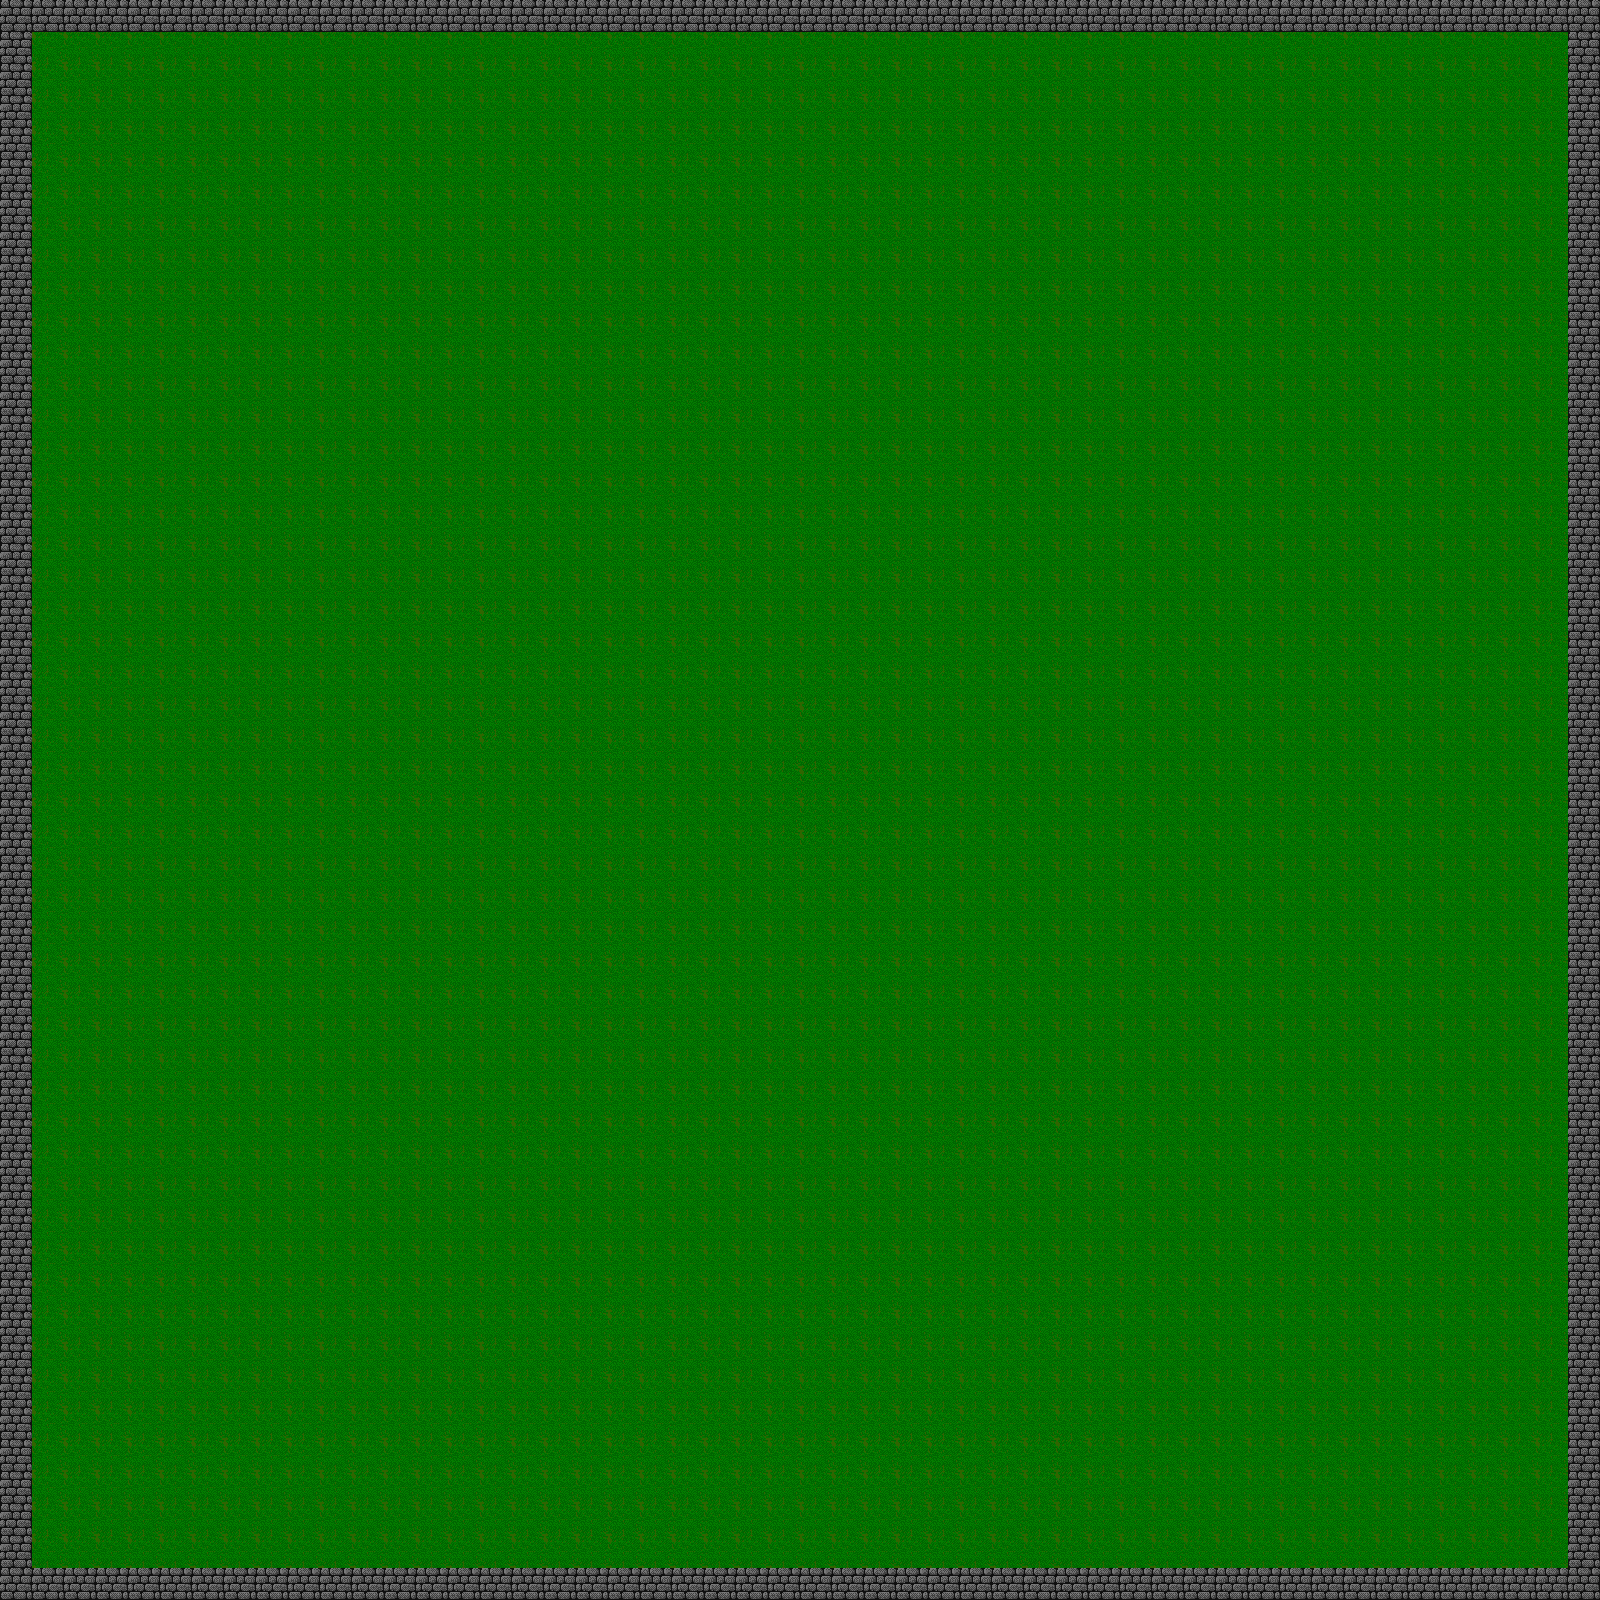

This is a level from a 2D game, rendered from its Tiled map with the project's own tilesets. A one-line summary and the map file follow, with tile-layer data summarised:
An orthogonal 50x50 tile map with 32x32 px tiles, 1 tile layer (Слой тайлов 1) and 7 objects (4x solid, Player1, Player2, normal).

<map version="1.0" orientation="orthogonal" renderorder="right-down" width="50" height="50" tilewidth="32" tileheight="32" nextobjectid="12">
 <tileset firstgid="1" name="tile" tilewidth="32" tileheight="32" tilecount="14">
  <image source="tile.png" width="232" height="92" />
 </tileset>
 <layer name="Слой тайлов 1" width="50" height="50">
  <data>[2500 cells, 2500 non-empty, 2 distinct tile ids]</data>
 </layer>
 <objectgroup name="collision">
  <object id="1" name="solid" x="4" y="0" width="1600" height="26" />
  <object id="3" name="solid" x="6" y="1569" width="1600" height="26" />
  <object id="4" name="solid" x="-2" y="24" width="32" height="1540" />
  <object id="5" name="solid" x="1566" y="28" width="32" height="1540" />
  <object id="6" name="Player1" x="638" y="382" width="36" height="30" />
  <object id="7" name="Player2" x="856" y="754" />
  <object id="9" name="normal" x="894" y="254" width="40" height="38" />
 </objectgroup>
</map>
